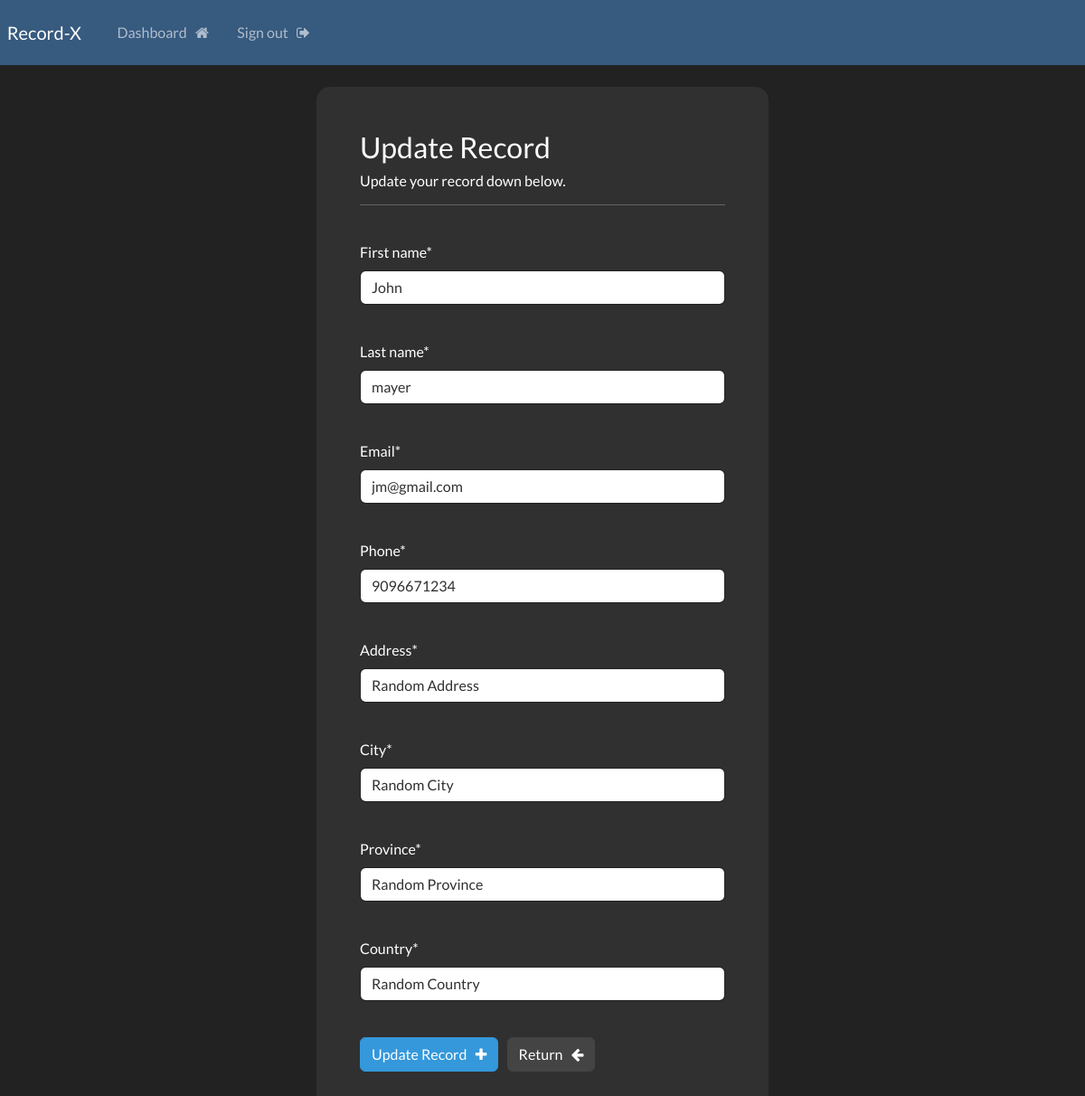
The app's page /update-record/1 (signed in) with its own data.
### webapp/models.py (models this page shows, shortened)
class Record(models.Model):
    creation_date = models.DateTimeField(auto_now_add=True)
    first_name = models.CharField(max_length=100)
    last_name = models.CharField(max_length=100)
    email = models.CharField(max_length=255)
    phone = models.CharField(max_length=20)
    address = models.CharField(max_length=300)
    city = models.CharField(max_length=255)
    province = models.CharField(max_length=200)
    country = models.CharField(max_length=125)

### webapp/views.py (the view)
# urls.py: path('update-record/<int:pk>', views.update_record, name='update-record'),
@login_required(login_url='my-login')
def update_record(request, pk):
    record = Record.objects.get(id=pk)
    form = UpdateRecordForm(instance=record)
    if request.method == 'POST':
        form = UpdateRecordForm(request.POST, instance=record)
        if form.is_valid():
            form.save()
            messages.success(request, "Your record was updated!")
            return redirect('dashboard')
    context = {'form': form}
    return render(request, 'webapp/update-record.html', context=context)

### webapp/forms.py
class UpdateRecordForm(forms.ModelForm):
    class Meta:
        model = Record
        fields = ['first_name', 'last_name', 'email', 'phone', 'address', 'city', 'province', 'country']

### webapp/templates/webapp/update-record.html (shortened to what this page needs)
{% extends 'webapp/base.html' %}
{% load crispy_forms_tags %}
{% block content %}
    <body>
        <div class="container bg-dark shadow-md p-5 form-layout">
            <h3> Update Record </h3>
            <h6>Update your record down below.</h6>
            <hr>
            <br>
            <form method="post" autocomplete="off">
                {{form.first_name | as_crispy_field}}
                <br>
                {{form.last_name | as_crispy_field}}
                <br>
                {{form.email | as_crispy_field}}
                <br>
                {{form.phone | as_crispy_field}}
                <br>
                {{form.address | as_crispy_field}}
                <br>
                {{form.city | as_crispy_field}}
                <br>
                {{form.province | as_crispy_field}}
                <br>
                {{form.country | as_crispy_field}}
                <br>
                <button type="submit" class="btn btn-info">Update Record &nbsp; <i class="fa fa-plus" aria-hidden="true"></i></button>
                <a href="{% url 'dashboard' %}" class="btn btn-secondary">Return &nbsp; <i class="fa fa-arrow-left" aria-hidden="true"></i></a>
            </form>
        </div>
    </body>
{% endblock %}

### static/css/styles.css (style rules this page uses)
.form-layout { border-radius: 15px; width: 500px; }

### records on screen
Record: first_name "John", last_name "mayer", email "jm@gmail.com", phone "9096671234", address "Random Address", city "Random City", province "Random Province", country "Random Country"
